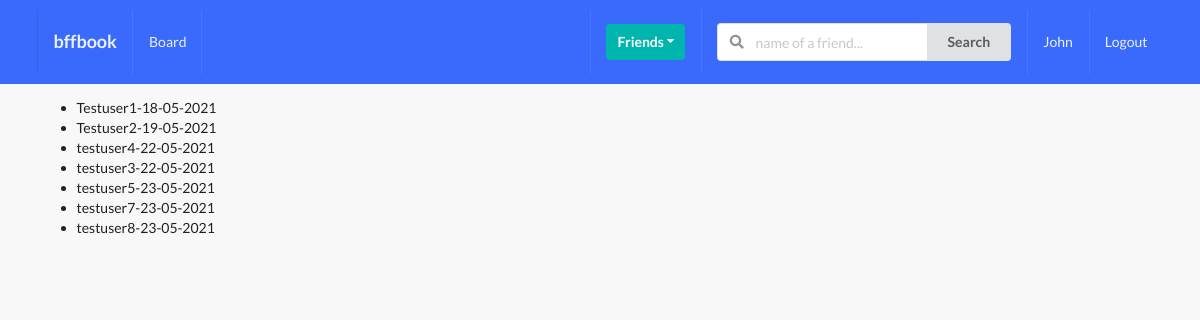
/profiles/to-invite/ (signed in), run on the app's committed database.
### profiles/models.py (models this page shows, shortened)
class Profile(models.Model):
    first_name = models.CharField(max_length=200, blank=True)
    last_name = models.CharField(max_length=200, blank=True)
    user = models.OneToOneField(User, on_delete=models.CASCADE)
    bio = models.TextField(default="No bio...", max_length=300)
    email = models.EmailField(max_length=200, blank=True)
    country = models.CharField(max_length=200, blank=True)
    avatar = models.ImageField(default='avatar.png', upload_to='avatars/')
    friends = models.ManyToManyField(User, blank=True, related_name='friends')
    slug = models.SlugField(unique=True, blank=True)
    updated = models.DateTimeField(auto_now=True)
    created = models.DateTimeField(auto_now_add=True)
    objects = ProfileManager()
    def __str__(self):
        return f"{self.user.username}-{self.created.strftime('%d-%m-%Y')}"
    __initial_first_name = None
    __initail_last_name = None
    def __init__(self, *args, **kwargs):
        super().__init__(*args, **kwargs)
        self.__initial_first_name = self.first_name
        self.__initial_last_name = self.last_name

### profiles/views.py (the view)
# urls.py: path('to-invite/', invites_profiles_list_view, name='invite-profiles-view'),
@login_required
def invites_profiles_list_view(request):
    user=request.user
    qs = Profile.objects.get_all_profiles_to_invite(user)
    context = {'qs': qs}
    return render(request, 'profiles/to_invite_list.html', context)

### profiles/models.py (called while the page is built)
    def get_all_profiles_to_invite(self, sender):
        profiles = Profile.objects.all().exclude(user=sender)
        profile = Profile.objects.get(user=sender)
        qs = Relationship.objects.filter(Q(sender=profile) | Q(receiver=profile))
        accepted = set([])
        for rel in qs:
            if rel.status == 'accepted':
                accepted.add(rel.receiver)
                accepted.add(rel.sender)
        print(accepted)
        available = [profile for profile in profiles if profile not in accepted]
        print(available)
        return available

### profiles/templates/profiles/to_invite_list.html (shortened to what this page needs)
{% extends 'base.html' %}
{% block content %}
    <ul>
        {% for item in qs %}
            <li>{{ item }}</li>
        {% endfor %}
    </ul>
{% endblock content %}

### templates/main/navbar.html (shortened to what this page needs)
{% url 'home_view' as path_to_home %}
{% url 'posts:main-post-view' as path_to_posts %}
{% url 'profiles:my-profile-view' as path_to_my_profile %}
<div class="ui inverted menu nav mb-7">
    <div class="ui container">
        <a href="{{ path_to_home }}" class=" {% if request.path == path_to_home %}active{% endif %} item">
            <h3>bffbook</h3>
        </a>
        {% if request.user.is_authenticated %}
        <a href="{{ path_to_posts }}" class="{% if request.path == path_to_posts %}active{% endif %} item">
            Board
        </a>
        {% endif %}
        <div class="right menu">
            {% if request.user.is_authenticated %}
            <div class="item">
                <div class="ui floating dropdown icon button teal"> Friends
                    <i class="dropdown icon"></i>
                </div>
            </div>
                <div class="item">
                <form action="" method="GET">
                    <div class="ui action left icon input">
                    <input class="prompt" type="text" name='q' placeholder="name of a friend...">
                    <button type='submit' class="ui button">Search</button>
                    </div>
                </form>
                </div>
                <a href="{{path_to_my_profile}}" class="{% if request.path == path_to_my_profile %}active{% endif %} item">
                    {{ request.user }}
                </a>
                <a href="" class="ui item">
                    Logout
                </a>
            {% else %}
            <a href="" class="ui item">
                    Login
                </a>
            {% endif %}
        </div>
    </div>
</div>

### static/style.css (style rules this page uses)
body { background: #F8F8F8 !important; }
.nav { border-radius: 0px !important; padding: 10px 0 10px 0 !important; background-color: #396afc !important; }
.mb-7 { margin-bottom: 7px !important; }

### data on the page
Profile: user+created "Testuser1-18-05-2021"
Profile: user+created "Testuser2-19-05-2021"
Profile: user+created "testuser4-22-05-2021"
Profile: user+created "testuser3-22-05-2021"
Profile: user+created "testuser5-23-05-2021"
Profile: user+created "testuser7-23-05-2021"
Profile: user+created "testuser8-23-05-2021"

### other printed values
{{ request.user }} "John"
